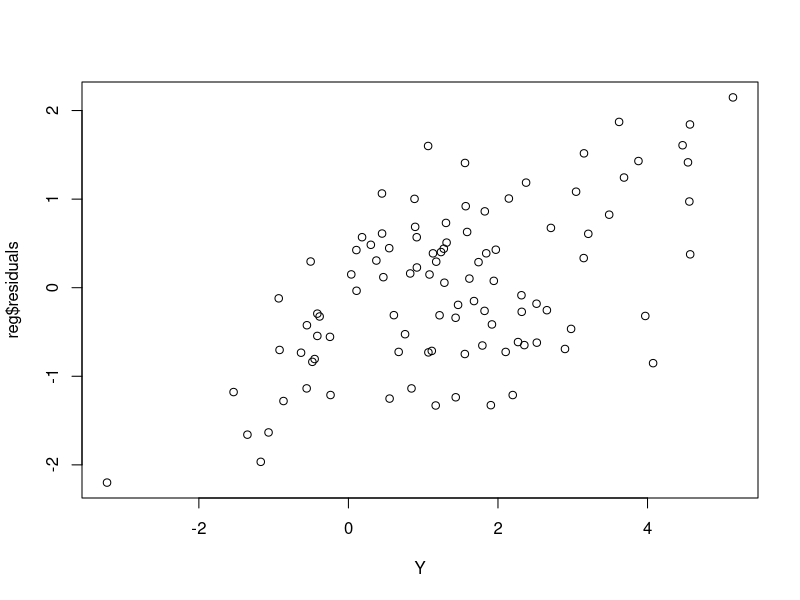
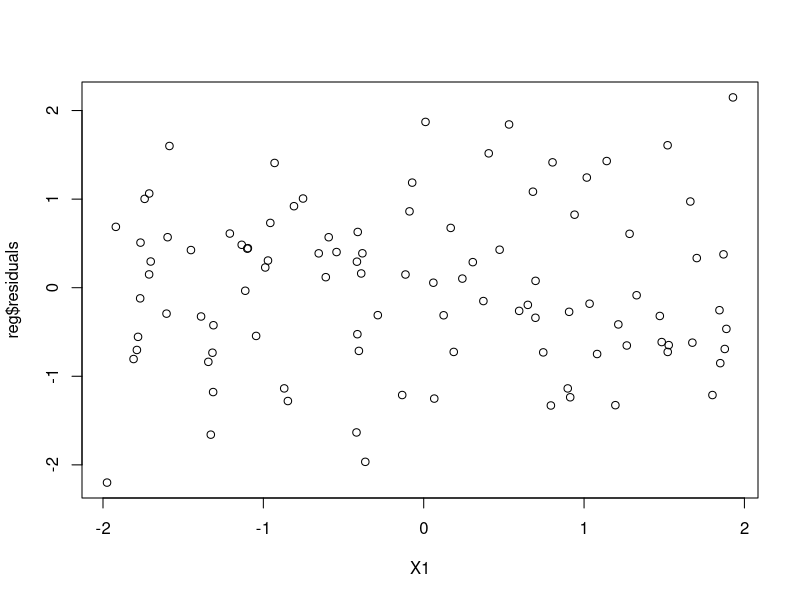
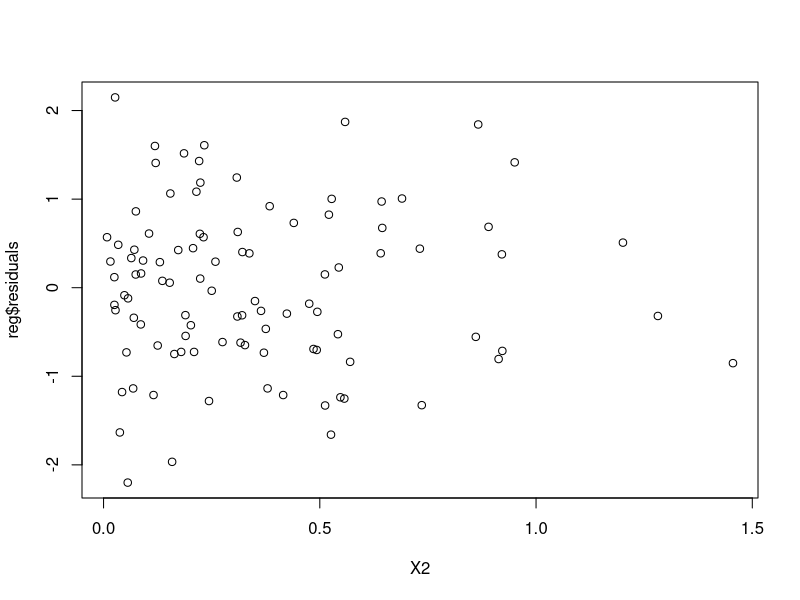
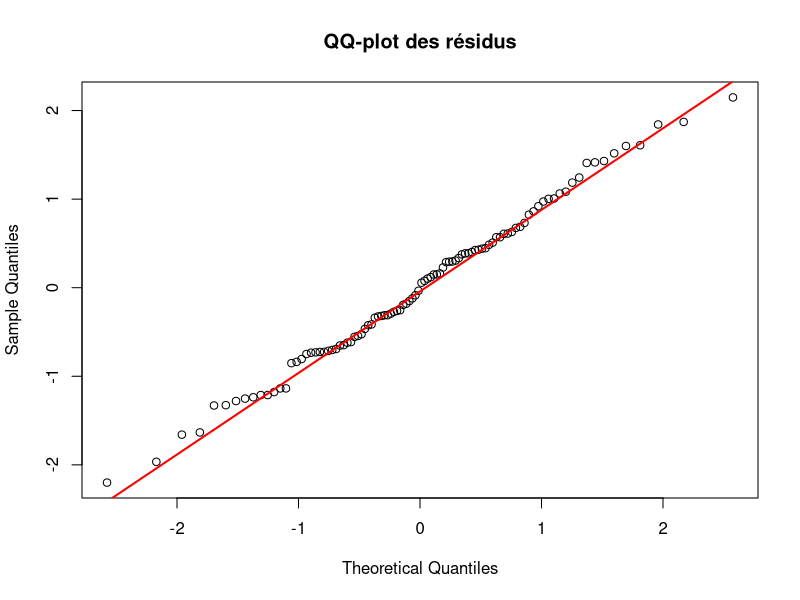
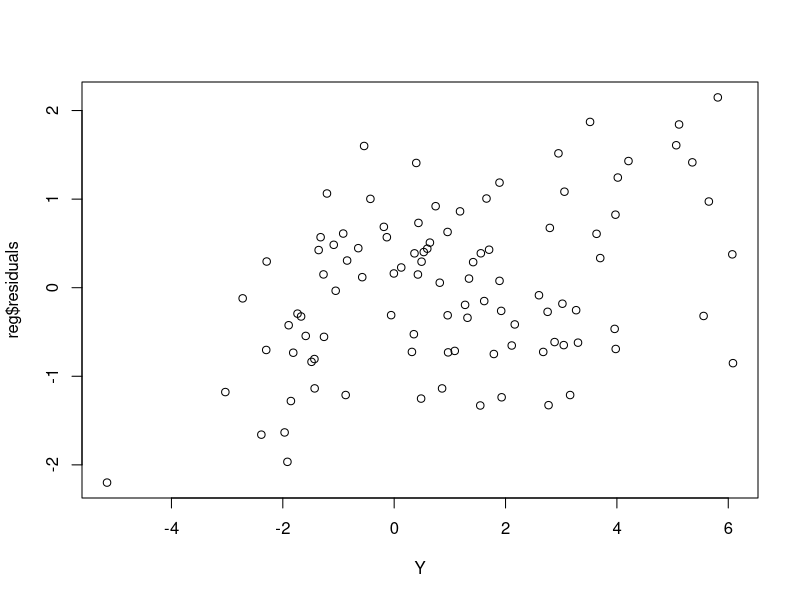
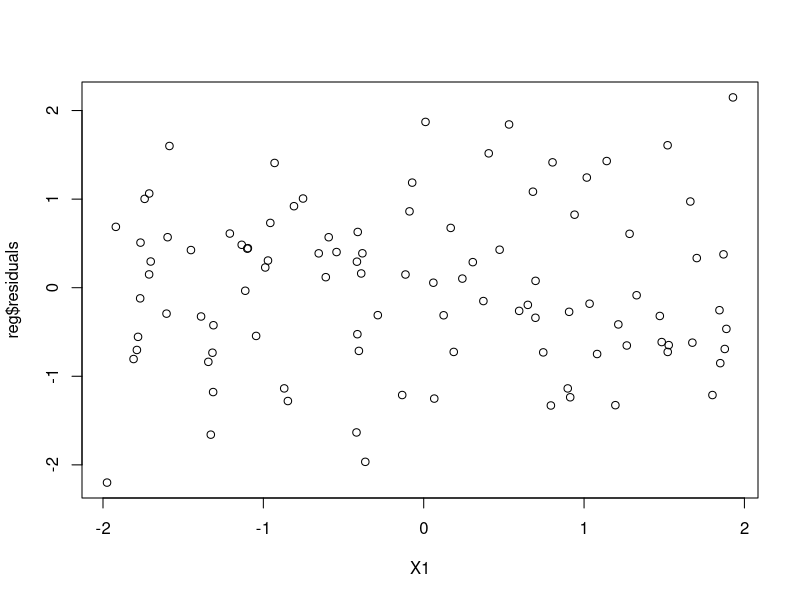
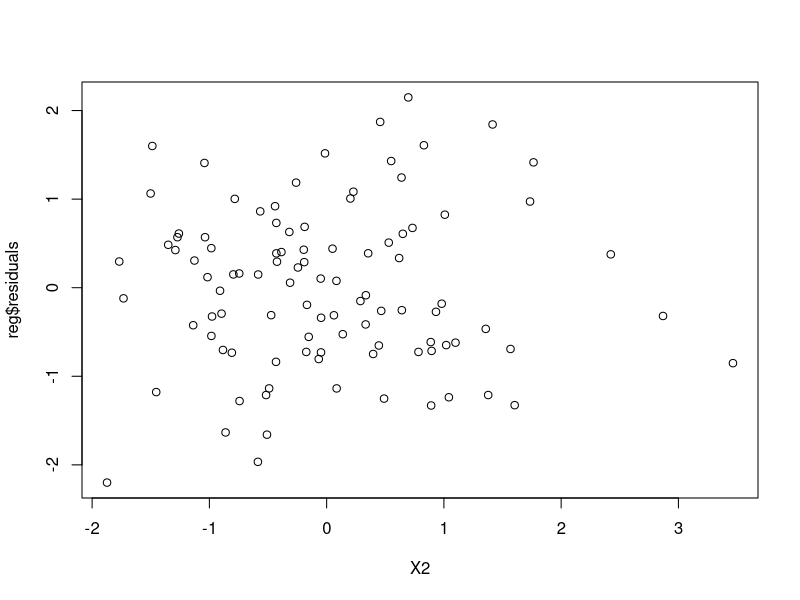
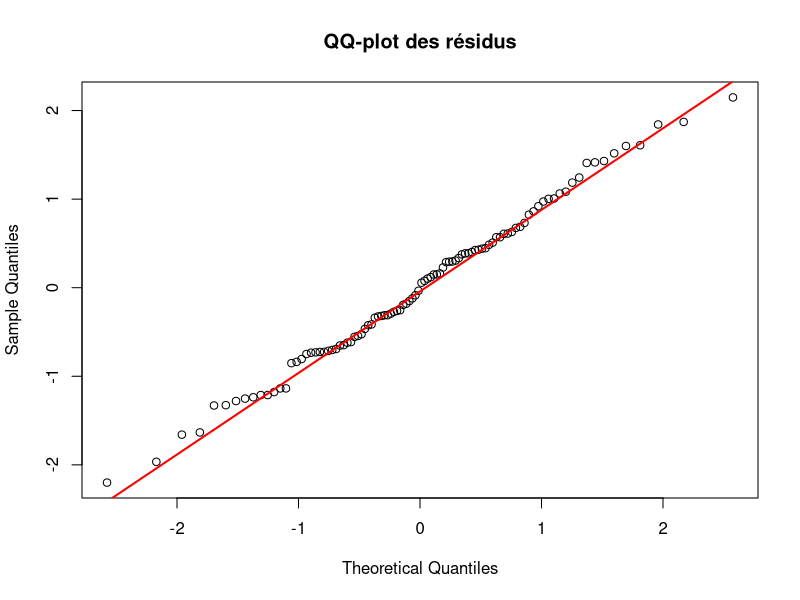

Generate these figures, in order, with R:
## ---- chunk 1
set.seed(123)
n <-  100

# Résidu 
sigma2 <- 1
bruit <- rnorm(n, mean = 0, sd = sqrt(sigma2))

# Vecteur
X1 <- runif(n, min = -2, max = 2)
X2 <- rexp(n, rate = 3)

# Coefficient beta 
beta <-  c(1, 1, 1)

# Réponse Y
Y <- beta[1] + beta[2]*X1 + beta[3]*X2 + bruit

# RL
reg <- lm(Y ~ X1 + X2)
## ---- chunk 2
# Graphe des résidus en fonction de Y
plot(Y, reg$residuals)

# Graphe des résidus en fonction de X1
plot(X1, reg$residuals)

# Graphe des résidus en fonction de X2
plot(X2, reg$residuals)
## ---- chunk 3
# QQ-plot des résidus
qqnorm(residuals(reg), main = "QQ-plot des résidus")
qqline(residuals(reg), col = "red", lwd = 2)
## ---- chunk 4
set.seed(123)
n <-  100

# Résidu 
sigma2 <- 1
bruit <- rnorm(n, mean = 0, sd = sqrt(sigma2))

# Vecteur
X1 <- runif(n, min = -2, max = 2)

# Génération de X2 corrélé à X1
rho <- 0.8  # corrélation souhaitée (entre -1 et 1)
X2 <- rho * scale(X1) + sqrt(1 - rho^2) * scale(rexp(n, rate = 3))
X2 <- as.numeric(scale(X2))

# Coefficient beta 
beta <-  c(1, 1, 1)

# Réponse Y
Y <- beta[1] + beta[2]*X1 + beta[3]*X2 + bruit

# RL
reg <- lm(Y ~ X1 + X2)
## ---- chunk 5
# Graphe des résidus en fonction de Y
plot(Y, reg$residuals)

# Graphe des résidus en fonction de X1
plot(X1, reg$residuals)

# Graphe des résidus en fonction de X2
plot(X2, reg$residuals)
## ---- chunk 6
# QQ-plot des résidus
qqnorm(residuals(reg), main = "QQ-plot des résidus")
qqline(residuals(reg), col = "red", lwd = 2)
